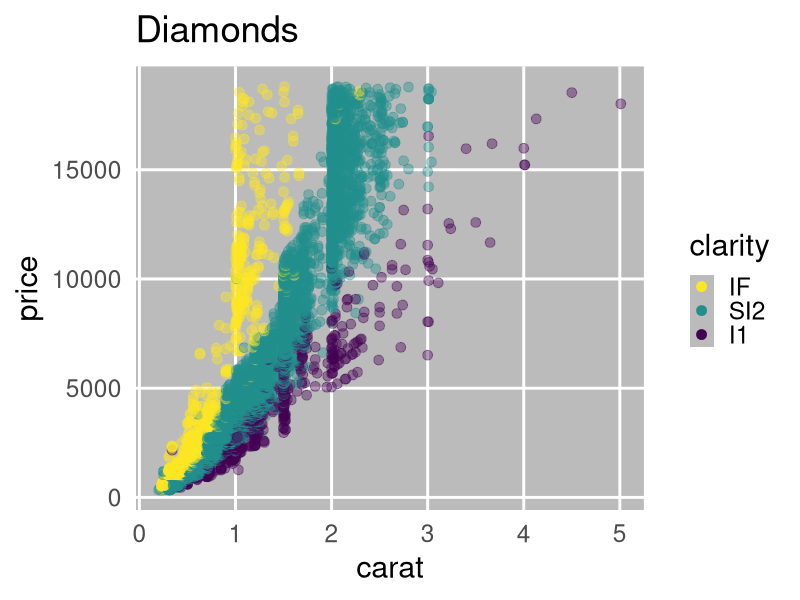
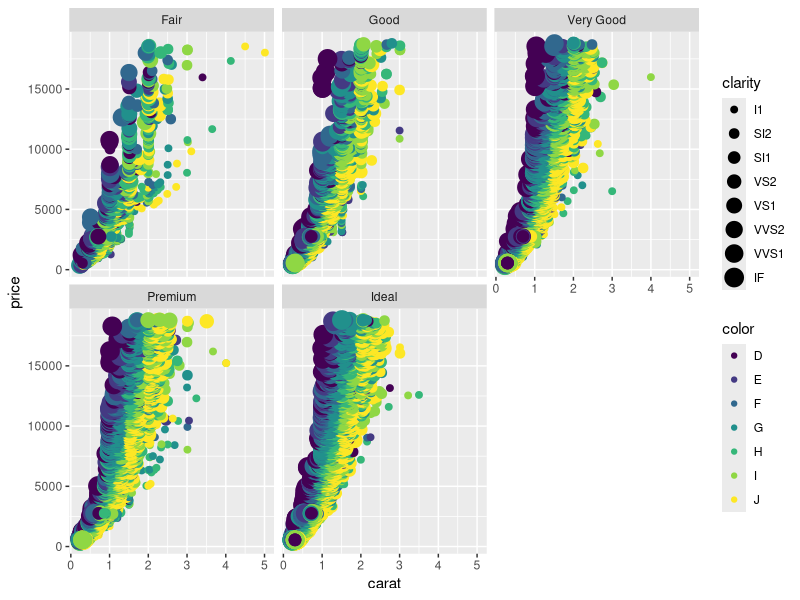

These charts were generated, in order, by the following R code: (Note: this script raises an error after producing the figures.)
## ---- chunk 1

## ---- chunk 2
library(ggplot2)
library(tibble)
library(dplyr)
library(tidyr)
iris = tibble::as_tibble(iris)
## ---- chunk 3
print(ggplot2::diamonds)
## ---- chunk 4
summary(ggplot2::diamonds)
## ---- chunk 5
diamonds %>%
  dplyr::filter(clarity %in% c("I1", "SI2", "IF")) %>%
  ggplot(aes(carat, price, color = clarity)) +
  geom_point(alpha = 0.4, size = 3) +
  scale_color_viridis_d(
    guide = guide_legend(reverse = TRUE, override.aes = list(alpha = 1))
  ) +
  labs(title = "Diamonds") +
  theme_gray(base_size = 22) +
  theme(
    panel.grid.minor = element_blank(),
    panel.background = element_rect(fill = "#bbbbbb"),
    legend.key = element_rect(fill = "#bbbbbb"),
    axis.ticks = element_blank()
  )
## ---- chunk 6
print(ggplot2::diamonds)
## ---- chunk 7
ggplot(diamonds) + aes(x = carat, y = price) +
  geom_point(mapping = aes(color = color, size = clarity)) +
  facet_wrap(~ cut)
## ---- chunk 8
x = 2        # Create x
x            # What's in x?
y = 5        # Create y
y            # What's in y?
## ---- chunk 9
x + y
## ---- chunk 10
x = seq(1, 3)  # 1と3を渡すとvectorが返ってくる
x
sum(x)         # vectorを渡すと足し算が返ってくる
square = function(something) {  # 自分の関数を定義
  something ** 2
}
square(x)                       # 使ってみる
## ---- chunk 11
x = 42       # Create x
x            # What's in x?
y = "24601"  # Create y
y            # What's in y?
## ---- chunk 12
x + y        # Error! Why?
## ---- chunk 13
class(x)
is.numeric(x)
is.character(x)
as.character(x)
## ---- chunk 14
x = c(1, 2, 9)  # 長さ3の数値ベクトル
x + x           # 同じ長さ同士の計算
y = 10          # 長さ1の数値ベクトル
x + y           # 長さ3 + 長さ1 = 長さ3 (それぞれ足し算)
x < 5           # 5より小さいか
## ---- chunk 15
letters
letters[3]
letters[seq(4, 6)]       # 4 5 6
letters[seq(1, 26) < 4]  # TRUE TRUE TRUE FALSE FALSE ...
## ---- chunk 16
x = c(1, 2, 9)
y = sqrt(x)     # square root
y
## ---- chunk 17
z = sum(x)
z
## ---- chunk 18
v = seq(1, 8)              # c(1, 2, 3, 4, 5, 6, 7, 8)
x = matrix(v, nrow = 2)    # 2行に畳む。列ごとに詰める
x
y = matrix(v, nrow = 2, byrow = TRUE)  # 行ごとに詰める
y
## ---- chunk 19
print(iris)
## ---- chunk 20
str(iris)       # 構造が分かる形で表示
## ---- chunk 21
x = c(1, 2, 3)
y = c("A", "B", "C")
mydata = data.frame(x, y)
print(mydata)
